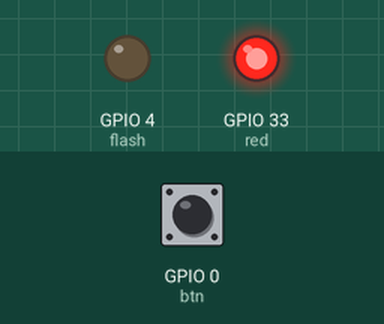
Bench run of a program on a simulated ESP32 board running MicroPython. Parts: output pins drawn as LEDs (lit = HIGH). Inputs (shaded band) come from the test bench; at power-on: GPIO 0 (btn) HIGH. The stepper is drawn at 200 steps a turn; what the program prints to the serial console is not drawn.

Above: at 1.2 s.
1.3 s: GPIO 0 (btn) pulled LOW for 1 s
At 3.4 s:
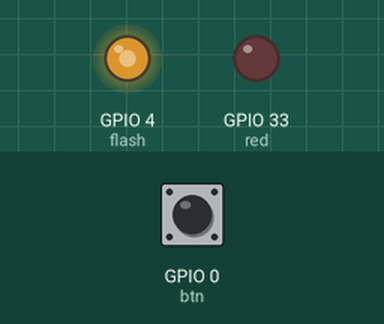
3.8 s: GPIO 0 (btn) pulled LOW for 3.2 s
8.5 s: GPIO 0 (btn) pulled LOW for 0.15 s
At 9.3 s:
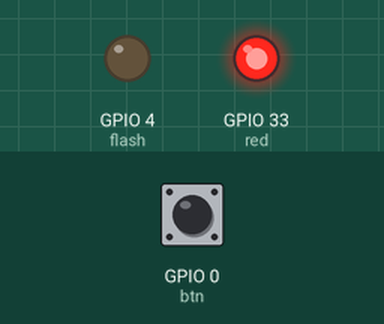
10.1 s: GPIO 0 (btn) pulsed LOW 5 times (0.12 s each, 0.3 s apart)
At 12.7 s:
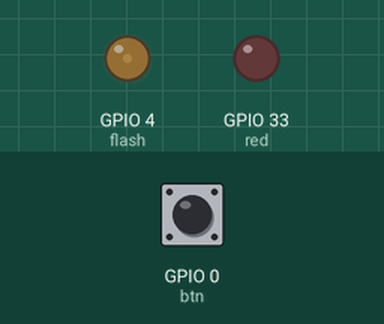
Timing chart, 0 to 14.1 s (numbered marks = the images above; inputs shaded):
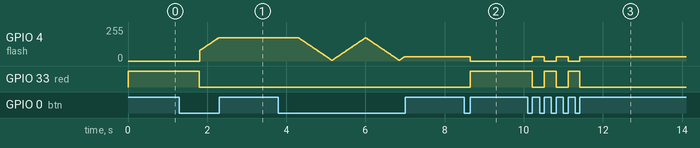

The program:

g2_dimmer_breath.py
```python
from machine import Pin, PWM, Timer
import time

btn = Pin(0, Pin.IN, Pin.PULL_UP)               # 누르면 0
flash = PWM(Pin(4), freq=1000, duty=0)          # 플래시 (직시 금지)
red = Pin(33, Pin.OUT, value=1)                 # 켜져 있으면 빨간 LED 도 켠다

LONG_MS = 500          # 이 시간 이상 누르면 "길게 누름"
MIN_DUTY = 20          # 가장 어두운 값
MAX_DUTY = 700         # 가장 밝은 값
FADE_STEP = 8          # 10ms 마다 바뀌는 크기

level = 300            # 켜졌을 때의 밝기
is_on = False          # 켜짐/꺼짐
fade_dir = 1           # +1 밝아짐, -1 어두워짐
long_started = False   # 이번 누름이 길게 누름으로 넘어갔는지
press_start = 0        # 누르기 시작한 시각
btn_last = 1

flag_10ms = False
isr_cnt = 0

def timer_isr(t):
    global isr_cnt, flag_10ms
    isr_cnt += 1
    if isr_cnt % 10 == 0:
        flag_10ms = True
    if isr_cnt >= 1000:
        isr_cnt = 0

def apply():
    flash.duty(level if is_on else 0)
    red.value(0 if is_on else 1)

def task_10ms():
    global btn_last, press_start, long_started, is_on, level, fade_dir
    now = btn.value()
    if btn_last == 1 and now == 0:                       # 막 눌렀다
        press_start = time.ticks_ms()
        long_started = False
    elif now == 0:                                       # 계속 누르는 중
        held = time.ticks_diff(time.ticks_ms(), press_start)
        if held >= LONG_MS:
            if not long_started:                         # 길게 누름이 시작되는 순간
                long_started = True
                is_on = True
                print("길게 누름 시작, 방향", fade_dir)
            level += FADE_STEP * fade_dir
            if level >= MAX_DUTY:                        # 끝에 닿으면 방향을 뒤집는다
                level = MAX_DUTY
                fade_dir = -1
            if level <= MIN_DUTY:
                level = MIN_DUTY
                fade_dir = 1
            apply()
    elif btn_last == 0 and now == 1:                     # 막 뗐다
        held = time.ticks_diff(time.ticks_ms(), press_start)
        if long_started:                                 # 길게 눌렀다 뗌: 지금 밝기로 고정
            fade_dir = -fade_dir                         # 다음 번엔 반대 방향
            print("고정 level", level)
        else:                                            # 짧게 누름: 토글
            is_on = not is_on
            apply()
            print("짧게", held, "ms → ", "켜짐" if is_on else "꺼짐", "level", level)
    btn_last = now

tmr = Timer(0)
tmr.init(period=1, mode=Timer.PERIODIC, callback=timer_isr)

try:
    while True:
        if flag_10ms:
            flag_10ms = False
            task_10ms()
except KeyboardInterrupt:
    tmr.deinit()
    flash.duty(0)
    flash.deinit()
    red.value(1)
    print("정지")

# ⭐ 도전: 오래 누를수록 FADE_STEP 이 점점 커지게(가속) 만들어 보자.
```

Measured:
- after the input at 1.3 s, GPIO 4 (flash): moves from 0/255 to 174/255 over 0.48 s, starting after 0.51 s; GPIO 33 (red): HIGH → LOW after 0.50 s
- after the input at 8.5 s, GPIO 4 (flash): 33/255 → 0/255 after 0.15 s; GPIO 33 (red): LOW → HIGH after 0.15 s
- after the input at 10.1 s, GPIO 4 (flash): alternates 33/255 for 0.30 s and 0/255 for 0.30 s, 5 changes in all, then stays 33/255, starting after 0.12 s; GPIO 33 (red): alternates HIGH for 0.30 s and LOW for 0.30 s, 5 changes in all, then stays LOW, starting after 0.12 s
